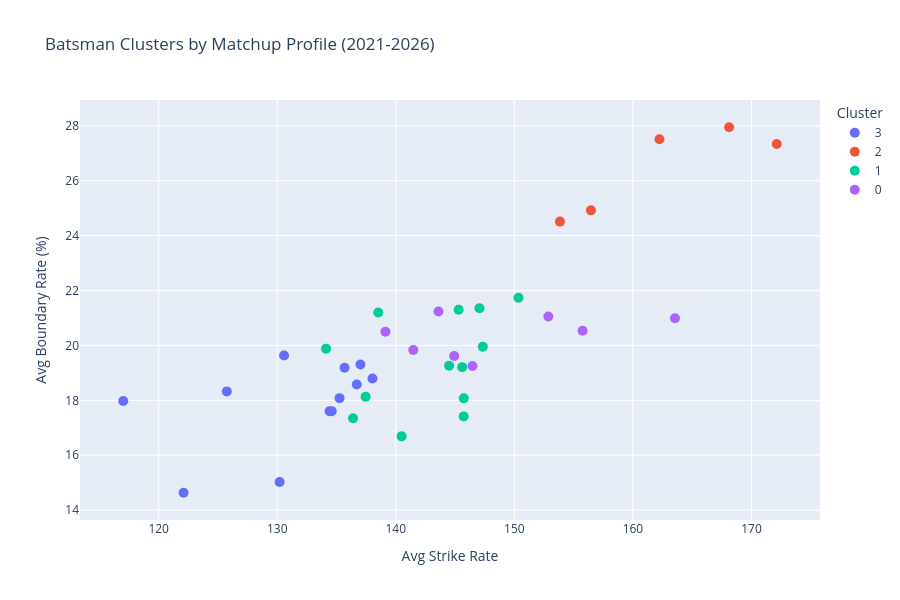

The notebook cell saved with this chart:
### Code cell
# scatter of SR vs boundary rate, coloured by cluster
# hover over any dot to see the player name and full stats
fig3 = px.scatter(
    batsman_profile,
    x='avg_sr',
    y='avg_boundary_rate',
    color=batsman_profile['cluster'].astype(str),
    hover_name='batter',
    hover_data={
        'avg_sr': ':.1f',
        'avg_boundary_rate': ':.1f',
        'avg_dismissal_prob': ':.2f',
        'total_balls': True
    },
    title='Batsman Clusters by Matchup Profile (2021-2026)',
    labels={
        'avg_sr': 'Avg Strike Rate',
        'avg_boundary_rate': 'Avg Boundary Rate (%)',
        'color': 'Cluster'
    }
)
fig3.update_traces(marker=dict(size=10))
fig3.update_layout(width=900, height=600)
fig3.show()

print()
print('Look at the cluster centres above and label each cluster yourself:')
print('e.g. Cluster 0 = aggressive hitters (high SR, high boundary rate)')
print('     Cluster 1 = accumulators (moderate SR, low boundary rate)')
print('     Cluster 2 = ...')

### Figure 1 — Plotly figure (JSON) as saved in the notebook; plotly's stock layout.template omitted (floating-point values rounded to 4 significant figures)
{"data": [{"customdata": [[3.835, 479.0], [4.345, 549.0], [3.743, 490.0], [3.905, 450.0], [4.224, 407.0], [5.879, 409.0], [3.865, 1049.0], [4.985, 683.0], [3.884, 423.0], [3.473, 408.0], [3.735, 415.0], [5.713, 249.0]], "hovertemplate": "<b>%{hovertext}</b><br><br>Cluster=3<br>Avg Strike Rate=%{x:.1f}<br>Avg Boundary Rate (%)=%{y:.1f}<br>avg_dismissal_prob=%{customdata[0]:.2f}<br>total_balls=%{customdata[1]}<extra></extra>", "hovertext": ["AK Markram", "D Padikkal", "HH Pandya", "N Rana", "Q de Kock", "R Parag", "RD Gaikwad", "RG Sharma", "RR Pant", "S Dube", "VR Iyer", "WP Saha"], "legendgroup": "3", "marker": {"color": "#636efa", "size": 10, "symbol": "circle"}, "mode": "markers", "name": "3", "orientation": "v", "showlegend": true, "type": "scatter", "x": [130.2, 125.7, 122.1, 137.0, 135.7, 134.4, 138.0, 130.6, 136.7, 134.6, 135.3, 117.0], "xaxis": "x", "y": [15.02, 18.33, 14.63, 19.31, 19.19, 17.61, 18.79, 19.63, 18.58, 17.61, 18.08, 17.98], "yaxis": "y"}, {"customdata": [[3.738, 497.0], [3.894, 348.0], [4.948, 437.0], [4.632, 252.0], [3.938, 822.0]], "hovertemplate": "<b>%{hovertext}</b><br><br>Cluster=2<br>Avg Strike Rate=%{x:.1f}<br>Avg Boundary Rate (%)=%{y:.1f}<br>avg_dismissal_prob=%{customdata[0]:.2f}<br>total_balls=%{customdata[1]}<extra></extra>", "hovertext": ["Abhishek Sharma", "MR Marsh", "P Simran Singh", "TM Head", "YBK Jaiswal"], "legendgroup": "2", "marker": {"color": "#EF553B", "size": 10, "symbol": "circle"}, "mode": "markers", "name": "2", "orientation": "v", "showlegend": true, "type": "scatter", "x": [172.1, 156.5, 153.8, 168.1, 162.2], "xaxis": "x", "y": [27.34, 24.92, 24.51, 27.95, 27.51], "yaxis": "y"}, {"customdata": [[2.946, 872.0], [3.226, 227.0], [1.665, 365.0], [2.799, 960.0], [2.872, 1033.0], [2.235, 1396.0], [2.574, 327.0], [2.337, 224.0], [2.518, 509.0], [2.951, 880.0], [3.08, 1474.0], [2.677, 552.0], [2.785, 1590.0]], "hovertemplate": "<b>%{hovertext}</b><br><br>Cluster=1<br>Avg Strike Rate=%{x:.1f}<br>Avg Boundary Rate (%)=%{y:.1f}<br>avg_dismissal_prob=%{customdata[0]:.2f}<br>total_balls=%{customdata[1]}<extra></extra>", "hovertext": ["B Sai Sudharsan", "DA Miller", "DA Warner", "F du Plessis", "JC Buttler", "KL Rahul", "RA Jadeja", "RM Patidar", "S Dhawan", "SV Samson", "Shubman Gill", "Tilak Varma", "V Kohli"], "legendgroup": "1", "marker": {"color": "#00cc96", "size": 10, "symbol": "circle"}, "mode": "markers", "name": "1", "orientation": "v", "showlegend": true, "type": "scatter", "x": [150.3, 140.5, 138.5, 137.5, 147.1, 136.4, 145.7, 147.3, 134.1, 145.3, 145.6, 145.7, 144.5], "xaxis": "x", "y": [21.74, 16.69, 21.2, 18.13, 21.35, 17.35, 17.42, 19.95, 19.88, 21.3, 19.21, 18.07, 19.26], "yaxis": "y"}, {"customdata": [[5.026, 281.0], [4.232, 493.0], [4.413, 796.0], [5.244, 205.0], [4.612, 416.0], [4.989, 266.0], [3.697, 873.0], [4.096, 452.0]], "hovertemplate": "<b>%{hovertext}</b><br><br>Cluster=0<br>Avg Strike Rate=%{x:.1f}<br>Avg Boundary Rate (%)=%{y:.1f}<br>avg_dismissal_prob=%{customdata[0]:.2f}<br>total_balls=%{customdata[1]}<extra></extra>", "hovertext": ["GJ Maxwell", "H Klaasen", "Ishan Kishan", "MM Ali", "N Pooran", "RA Tripathi", "SA Yadav", "SS Iyer"], "legendgroup": "0", "marker": {"color": "#ab63fa", "size": 10, "symbol": "circle"}, "mode": "markers", "name": "0", "orientation": "v", "showlegend": true, "type": "scatter", "x": [155.8, 163.5, 141.5, 139.1, 144.9, 143.6, 152.9, 146.5], "xaxis": "x", "y": [20.54, 20.99, 19.84, 20.5, 19.61, 21.24, 21.05, 19.25], "yaxis": "y"}], "layout": {"height": 600, "legend": {"title": {"text": "Cluster"}, "tracegroupgap": 0}, "title": {"text": "Batsman Clusters by Matchup Profile (2021-2026)"}, "width": 900, "xaxis": {"anchor": "y", "domain": [0.0, 1.0], "title": {"text": "Avg Strike Rate"}}, "yaxis": {"anchor": "x", "domain": [0.0, 1.0], "title": {"text": "Avg Boundary Rate (%)"}}}}
